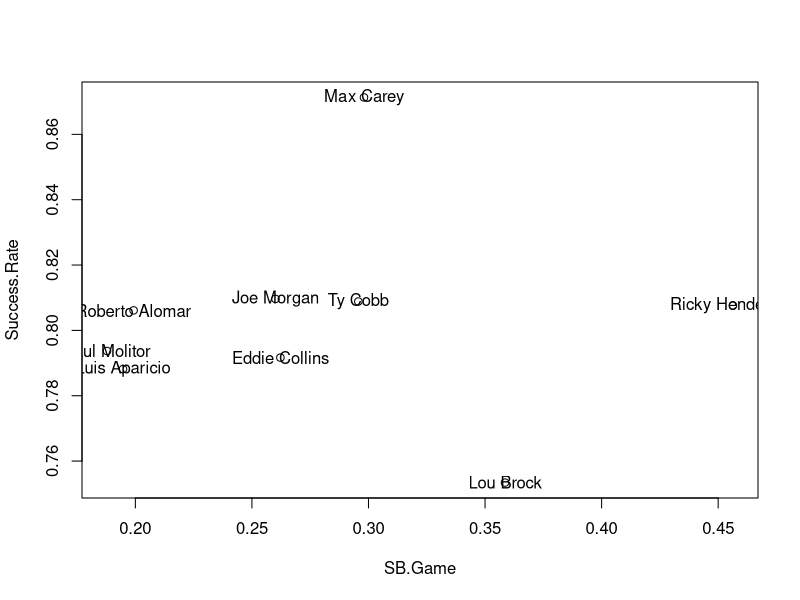

Write the R code that produced this figure.
#!/usr/bin/env Rscript

players <- c("Ricky Henderson", "Lou Brock", "Ty Cobb",
             "Eddie Collins", "Max Carey", "Joe Morgan",
             "Luis Aparicio", "Paul Molitor", "Roberto Alomar")

SB <- c(1406,938,897,741,738,689,506,504,474)
CS <- c(335,307,212,195,109,162,136,131,114)
G <- c(3081,2616,3034,2826,2476,2649,2599,2683,2379)

SB.Attempt = SB + CS
Success.Rate = SB/SB.Attempt
SB.Game = SB / G

plot(SB.Game, Success.Rate)
text(SB.Game, Success.Rate, labels=players)

